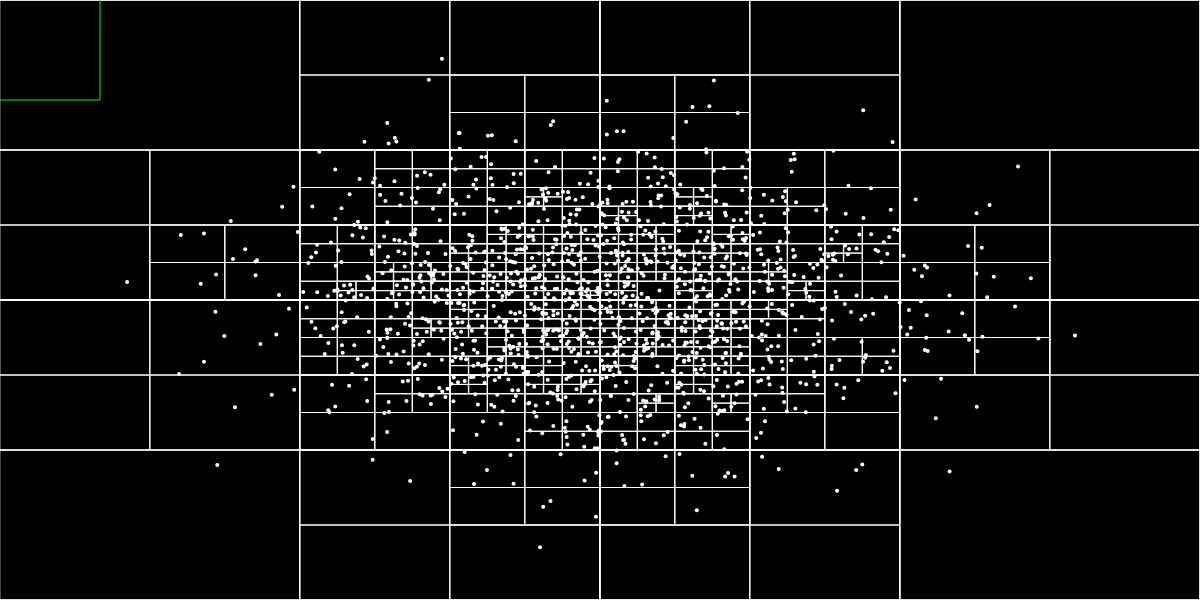
Frame 1 (no input)
Frame 60 (no input): identical to frame 1, image omitted
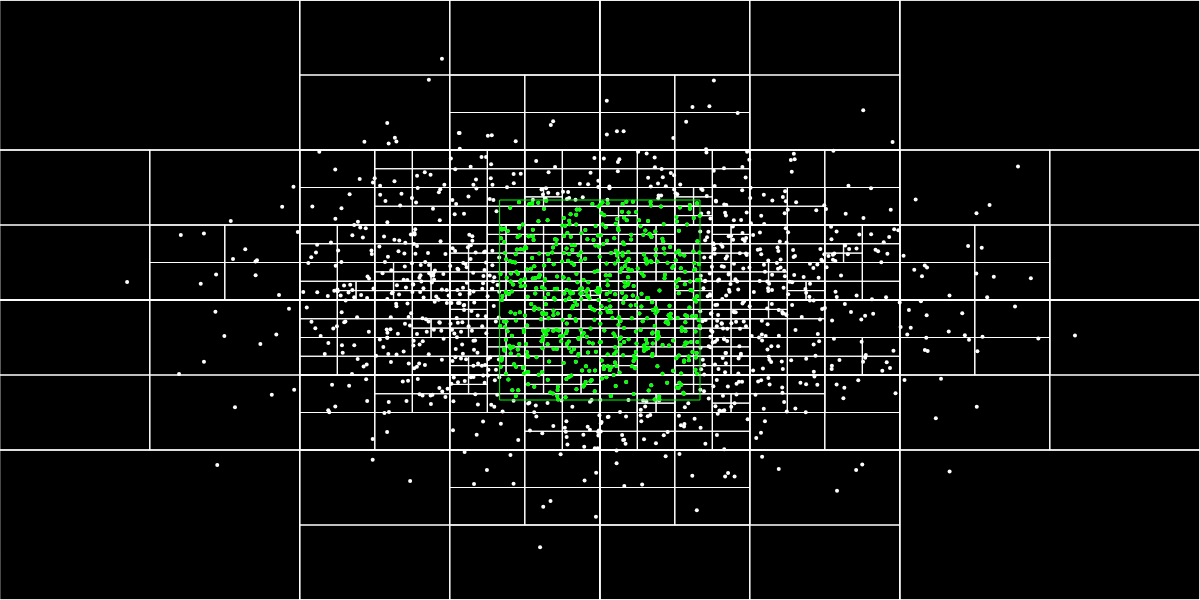
Frame 120 (the mouse pressed at the canvas centre since frame 60)

The p5.js sketch that drew these frames (run headless with seeded random() and noise() and a simulated clock; from frame 60 on, the mouse is pressed at the canvas centre):

// p5.js sketch
// ── sketch.js
let qTree;

function setup() {
  // put setup code here
  createCanvas(1200,600);


  let boundary = new Rectangle(600,300,600,300);
  qTree = new QuadTree(boundary, 5);

  // Random point generation

  for (let i = 0; i < 1500; i++){
    //let p = new Point(random(width), random(height));
    let x = randomGaussian(width / 2, width / 8);
    let y = randomGaussian(height / 2, height / 8);
    let p = new Point(x,y);
    //console.log(p)
    qTree.insert(p)
  }
}

 
function draw() {
  // put drawing code here

  background(0);
  qTree.show();

  strokeWeight(1);
  rectMode(CENTER);
  //green rectangle
  stroke(0,255,0);
  //let range = new Rectangle(random(width),random(height),400,400);
  let range = new Rectangle(mouseX,mouseY,100,100);
  rect(range.x, range.y, range.halfW*2, range.halfH*2);
  let points = qTree.query(range);
  for (let p of points){
    strokeWeight(4);
    point(p.x, p.y); 
  }

}

function mouseClicked(){

}
// ── QuadTree.js
class Point {
    constructor(x,y) {
        this.x = x;
        this.y = y;
    }
}

class Rectangle {
    // x,y are the center of the square
    // halfW, halfH is half the width or half the height
    constructor(x,y,halfW,halfH) {
        this.x = x;
        this.y = y;
        this.halfW = halfW;
        this.halfH = halfH;
    }

    contains(point){
        // return true if inside this rectangle
        return(point.x >= this.x - this.halfW &&
            point.x <= this.x + this.halfW &&
            point.y >= this.y - this.halfH &&
            point.y <= this.y + this.halfH);
    }

    intersects(range){
        return !(range.x - range.halfW > this.x + this.halfW ||
            range.x + range.halfW < this.x - this.halfW ||
            range.y - range.halfH > this.y + this.halfH ||
            range.y + range.halfH < this.y - this.halfH)
    }
}

class QuadTree {
    constructor (boundary, n) {
        this.boundary = boundary;
        this.capacity = n
        this.points = [];
        this.divided = false;
    }

    insert(point) {

        if (!this.boundary.contains(point)) {
            return false;
        }

        if(this.points.length < this.capacity){
            this.points.push(point);
            return true;
        } else {
            if (!this.divided) {
                this.subdivide();
                this.divided = true;
            }
            if (this.northeast.insert(point)) {
                return true;
            } else if (this.northwest.insert(point)){
                return true;
            } else if (this.southeast.insert(point)){
                return true;
            } else if (this.southwest.insert(point)) {
                return true;
            }
        }
    }

    subdivide(){
        let x = this.boundary.x
        let y = this.boundary.y
        let halfW = this.boundary.halfW
        let halfH = this.boundary.halfH
    
        let ne = new Rectangle(x + halfW/2, y - halfH/2, halfW/2, halfH / 2)
        this.northeast = new QuadTree(ne,this.capacity);        
        let nw = new Rectangle(x - halfW /2, y - halfH/2, halfW/2, halfH / 2)
        this.northwest = new QuadTree(nw, this.capacity);        
        let se = new Rectangle(x + halfW /2, y + halfH/2, halfW/2, halfH / 2)
        this.southeast = new QuadTree(se, this.capacity);        
        let sw = new Rectangle(x - halfW /2, y + halfH/2, halfW/2, halfH / 2)
        this.southwest = new QuadTree(sw, this.capacity);        

    }

    query(range, found){
        if (!found){
            found = [];
        }
        if (!this.boundary.intersects(range)){
            // empty array
            return found;
        } else {
            for (let p of this.points) {
                if (range.contains(p)) {
                    found.push(p);
                }
            }
            if (this.divided) {
                this.northwest.query(range, found);
                this.northeast.query(range, found);
                this.southwest.query(range, found);
                this.southeast.query(range, found);
            }
            return found;
        }
        return found;
    }

    show(){
        stroke(255);
        strokeWeight(1);
        noFill();
        rectMode(CENTER);
        rect(this.boundary.x, this.boundary.y, this.boundary.halfW * 2, this.boundary.halfH * 2);
        if (this.divided) {
            this.northeast.show();
            this.northwest.show();
            this.southeast.show();
            this.southwest.show();
        }
        for (let p of this.points) {
            strokeWeight(4);
            point(p.x, p.y);
        }
    }
}
